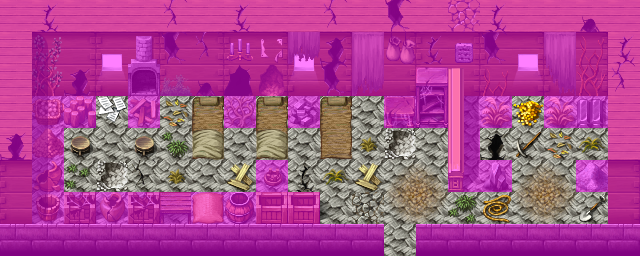

The image is a tile-based game level rendered from a .tmx file. Its description and source (layers, tilesets, objects; grid data summarised) follow:
An orthogonal 20x8 tile map with 32x32 px tiles, 4 tile layers (Ground, Objects, Above, Walkable), 40 tilesets and 5 objects (4x spawn, mapchange).

<map version="1.0" orientation="orthogonal" width="20" height="8" tilewidth="32" tileheight="32">
 <tileset firstgid="1" name="map_bed_1" tilewidth="32" tileheight="32">
  <image source="../drawable/map_bed_1.png" width="512" height="256" />
 </tileset>
 <tileset firstgid="129" name="map_border_1" tilewidth="32" tileheight="32">
  <image source="../drawable/map_border_1.png" width="512" height="256" />
 </tileset>
 <tileset firstgid="257" name="map_bridge_1" tilewidth="32" tileheight="32">
  <image source="../drawable/map_bridge_1.png" width="512" height="256" />
 </tileset>
 <tileset firstgid="385" name="map_broken_1" tilewidth="32" tileheight="32">
  <image source="../drawable/map_broken_1.png" width="512" height="256" />
 </tileset>
 <tileset firstgid="513" name="map_cavewall_1" tilewidth="32" tileheight="32">
  <image source="../drawable/map_cavewall_1.png" width="576" height="192" />
 </tileset>
 <tileset firstgid="621" name="map_cavewall_2" tilewidth="32" tileheight="32">
  <image source="../drawable/map_cavewall_2.png" width="576" height="192" />
 </tileset>
 <tileset firstgid="729" name="map_cavewall_3" tilewidth="32" tileheight="32">
  <image source="../drawable/map_cavewall_3.png" width="576" height="192" />
 </tileset>
 <tileset firstgid="837" name="map_chair_table_1" tilewidth="32" tileheight="32">
  <image source="../drawable/map_chair_table_1.png" width="512" height="256" />
 </tileset>
 <tileset firstgid="965" name="map_crate_1" tilewidth="32" tileheight="32">
  <image source="../drawable/map_crate_1.png" width="512" height="256" />
 </tileset>
 <tileset firstgid="1093" name="map_cupboard_1" tilewidth="32" tileheight="32">
  <image source="../drawable/map_cupboard_1.png" width="512" height="256" />
 </tileset>
 <tileset firstgid="1221" name="map_curtain_1" tilewidth="32" tileheight="32">
  <image source="../drawable/map_curtain_1.png" width="512" height="256" />
 </tileset>
 <tileset firstgid="1349" name="map_entrance_1" tilewidth="32" tileheight="32">
  <image source="../drawable/map_entrance_1.png" width="512" height="256" />
 </tileset>
 <tileset firstgid="1477" name="map_fence_1" tilewidth="32" tileheight="32">
  <image source="../drawable/map_fence_1.png" width="512" height="256" />
 </tileset>
 <tileset firstgid="1605" name="map_fence_2" tilewidth="32" tileheight="32">
  <image source="../drawable/map_fence_2.png" width="512" height="256" />
 </tileset>
 <tileset firstgid="1733" name="map_ground_1" tilewidth="32" tileheight="32">
  <image source="../drawable/map_ground_1.png" width="512" height="256" />
 </tileset>
 <tileset firstgid="1861" name="map_ground_2" tilewidth="32" tileheight="32">
  <image source="../drawable/map_ground_2.png" width="512" height="256" />
 </tileset>
 <tileset firstgid="1989" name="map_ground_3" tilewidth="32" tileheight="32">
  <image source="../drawable/map_ground_3.png" width="512" height="256" />
 </tileset>
 <tileset firstgid="2117" name="map_ground_4" tilewidth="32" tileheight="32">
  <image source="../drawable/map_ground_4.png" width="512" height="256" />
 </tileset>
 <tileset firstgid="2245" name="map_ground_5" tilewidth="32" tileheight="32">
  <image source="../drawable/map_ground_5.png" width="512" height="256" />
 </tileset>
 <tileset firstgid="2373" name="map_ground_6" tilewidth="32" tileheight="32">
  <image source="../drawable/map_ground_6.png" width="512" height="256" />
 </tileset>
 <tileset firstgid="2501" name="map_ground_7" tilewidth="32" tileheight="32">
  <image source="../drawable/map_ground_7.png" width="512" height="256" />
 </tileset>
 <tileset firstgid="2629" name="map_ground_8" tilewidth="32" tileheight="32">
  <image source="../drawable/map_ground_8.png" width="512" height="256" />
 </tileset>
 <tileset firstgid="2757" name="map_indoor_1" tilewidth="32" tileheight="32">
  <image source="../drawable/map_indoor_1.png" width="512" height="256" />
 </tileset>
 <tileset firstgid="2885" name="map_kitchen_1" tilewidth="32" tileheight="32">
  <image source="../drawable/map_kitchen_1.png" width="512" height="256" />
 </tileset>
 <tileset firstgid="3013" name="map_outdoor_1" tilewidth="32" tileheight="32">
  <image source="../drawable/map_outdoor_1.png" width="512" height="256" />
 </tileset>
 <tileset firstgid="3141" name="map_pillar_1" tilewidth="32" tileheight="32">
  <image source="../drawable/map_pillar_1.png" width="512" height="256" />
 </tileset>
 <tileset firstgid="3269" name="map_plant_1" tilewidth="32" tileheight="32">
  <image source="../drawable/map_plant_1.png" width="512" height="256" />
 </tileset>
 <tileset firstgid="3397" name="map_rock_1" tilewidth="32" tileheight="32">
  <image source="../drawable/map_rock_1.png" width="512" height="256" />
 </tileset>
 <tileset firstgid="3525" name="map_roof_1" tilewidth="32" tileheight="32">
  <image source="../drawable/map_roof_1.png" width="512" height="256" />
 </tileset>
 <tileset firstgid="3653" name="map_roof_2" tilewidth="32" tileheight="32">
  <image source="../drawable/map_roof_2.png" width="512" height="256" />
 </tileset>
 <tileset firstgid="3781" name="map_shop_1" tilewidth="32" tileheight="32">
  <image source="../drawable/map_shop_1.png" width="512" height="256" />
 </tileset>
 <tileset firstgid="3909" name="map_sign_ladder_1" tilewidth="32" tileheight="32">
  <image source="../drawable/map_sign_ladder_1.png" width="512" height="256" />
 </tileset>
 <tileset firstgid="4037" name="map_table_1" tilewidth="32" tileheight="32">
  <image source="../drawable/map_table_1.png" width="512" height="256" />
 </tileset>
 <tileset firstgid="4165" name="map_trail_1" tilewidth="32" tileheight="32">
  <image source="../drawable/map_trail_1.png" width="512" height="256" />
 </tileset>
 <tileset firstgid="4293" name="map_tree_1" tilewidth="32" tileheight="32">
  <image source="../drawable/map_tree_1.png" width="512" height="256" />
 </tileset>
 <tileset firstgid="4421" name="map_wall_1" tilewidth="32" tileheight="32">
  <image source="../drawable/map_wall_1.png" width="512" height="256" />
 </tileset>
 <tileset firstgid="4549" name="map_wall_2" tilewidth="32" tileheight="32">
  <image source="../drawable/map_wall_2.png" width="480" height="256" />
 </tileset>
 <tileset firstgid="4669" name="map_wall_3" tilewidth="32" tileheight="32">
  <image source="../drawable/map_wall_3.png" width="480" height="256" />
 </tileset>
 <tileset firstgid="4789" name="map_window_1" tilewidth="32" tileheight="32">
  <image source="../drawable/map_window_1.png" width="512" height="256" />
 </tileset>
 <tileset firstgid="4917" name="map_window_2" tilewidth="32" tileheight="32">
  <image source="../drawable/map_window_2.png" width="512" height="256" />
 </tileset>
 <layer name="Ground" width="20" height="8">
  <data>[160 cells, 160 non-empty, 7 distinct tile ids]</data>
 </layer>
 <layer name="Objects" width="20" height="8">
  <data>[160 cells, 111 non-empty, 72 distinct tile ids]</data>
 </layer>
 <layer name="Above" width="20" height="8">
  <data>[160 cells, 8 non-empty, 5 distinct tile ids]</data>
 </layer>
 <layer name="Walkable" width="20" height="8">
  <data>[160 cells, 114 non-empty, 1 distinct tile ids]</data>
 </layer>
 <objectgroup name="Mapevents" width="20" height="8">
  <object name="south" type="mapchange" x="384" y="224" width="32" height="32">
   <properties>
    <property name="map" value="waytolostmine1" />
    <property name="place" value="minerhouse0" />
   </properties>
  </object>
 </objectgroup>
 <objectgroup name="Spawn" width="20" height="8">
  <object name="charwdg2" type="spawn" x="128" y="128" width="128" height="64">
   <properties>
    <property name="quantity" value="2" />
   </properties>
  </object>
  <object name="charwdg3" type="spawn" x="256" y="96" width="192" height="96">
   <properties>
    <property name="quantity" value="2" />
   </properties>
  </object>
  </objectgroup>
 <objectgroup name="Keys" width="20" height="8" />
</map>
<!-- 2 of 5 objects omitted -->
